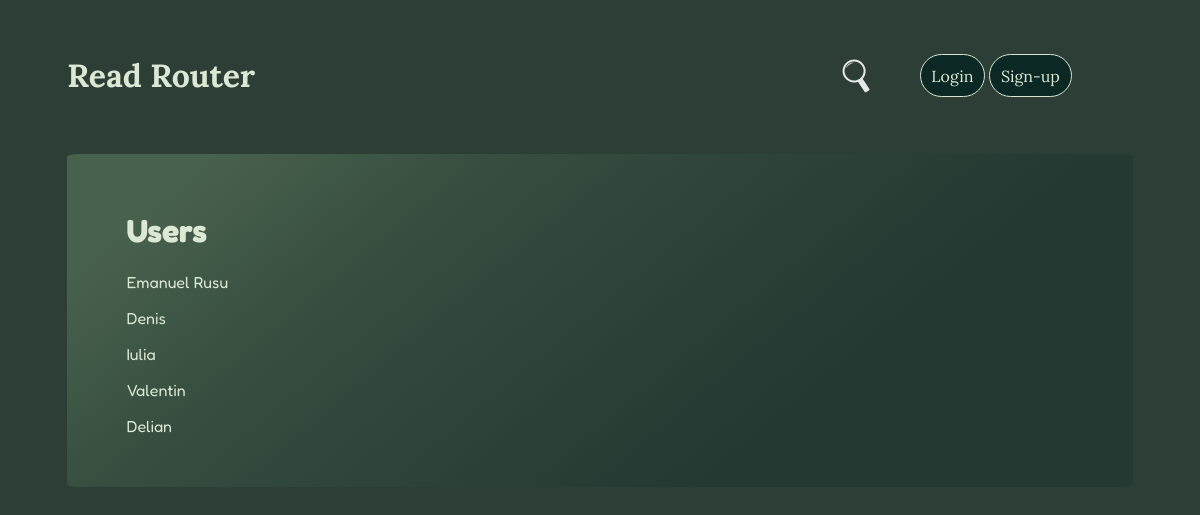
/users, run on an earlier commit of the app's database.
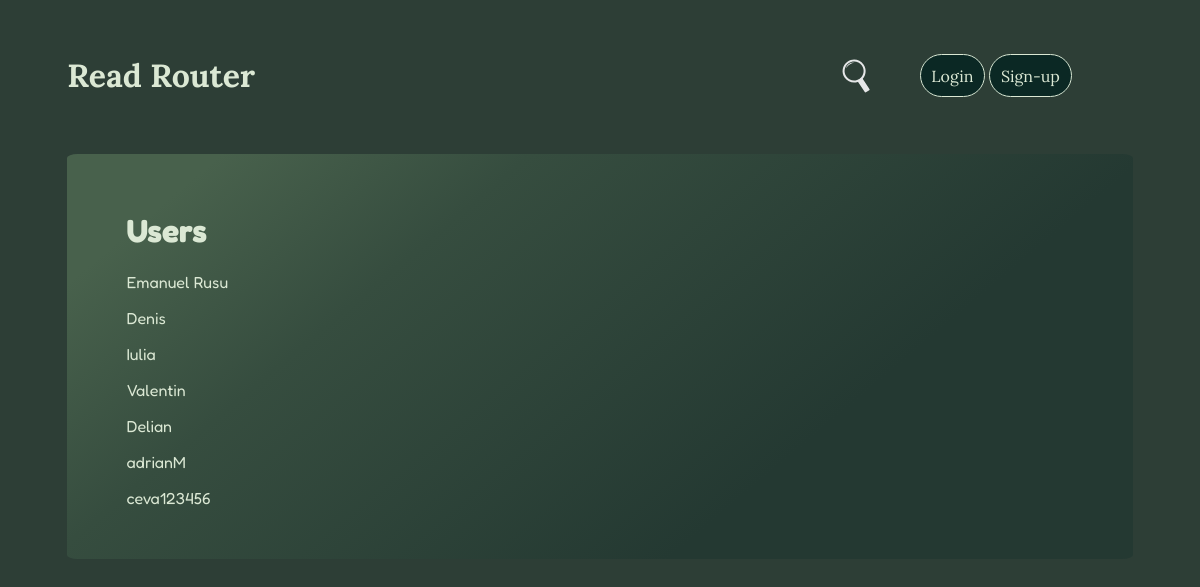
And on a later commit of the database.
### myapp/core/models/user.py (models this page shows, shortened)
class User(UserMixin, db.Model):
    __tablename__ = 'user'
    id = db.Column(db.Integer, primary_key=True)
    name = db.Column(db.String(50), nullable=True)
    email = db.Column(db.String(260), nullable=True, unique=True)
    psw = db.Column(db.String(50), nullable=True)
    place = db.Column(db.String(32), nullable=True)
    user_photo = db.Column(db.String(50), default='default.png')
    books = db.relationship('Book', backref='user', uselist=True)

### myapp/core/routes/main.py (the view)
@main.route('/users', methods=['GET'])
def index_users():
    template = f'{template_folder}/users.html'
    return render_template(template, user_res=User.query.all())

### myapp/templates/pages/main/users.html
{% extends "base.html" %}
{% block content %}
    <div class="sections">
        <div class="user-card">
            <h1>Users</h1>
            {% for user in user_res %}
            <p> <a href='/user/{{ user.id }}'>{{ user.name }}</a> </p>
            {% endfor %}
        </div>
    </div>
{% endblock %}

### myapp/templates/base.html (shortened to what this page needs)
<!DOCTYPE html>
<html lang="en">
<head>
    {% include 'base_part/css.html' %}
</head>
<body class="font-color">
<header>{% include 'base_part/header.html' %}</header>
<div id="main">
    {% block content %}{% endblock %}
</div>
<footer>{% include 'base_part/footer.html' %}</footer>
</body>
</html>

### myapp/templates/base_part/css.html (shortened to what this page needs)
<link rel="stylesheet" href="{{url_for('static',filename='css/main.css')}}">
<link rel="stylesheet" href="{{url_for('static',filename='css/user-page.css')}}">
<link rel="stylesheet" href="{{url_for('static',filename='css/user-settings.css')}}">
<link rel="stylesheet" href="{{url_for('static',filename='css/book.css')}}">
<link rel="stylesheet" href="{{url_for('static',filename='css/style.css')}}">
<link rel="stylesheet" href="{{url_for('static',filename='css/style-min.css')}}">

### myapp/templates/base_part/header.html
<a href="/" id="title-logo" class="font-color"><h1>Read Router</h1></a>
<div id="nav-menu" class="font-color">
    <a href="/search" id="nav-menu-a"><img src="{{url_for('static',filename='img/svg/loupe.svg')}}"></a>
    <div id="nav-auth">
        {% if current_user.is_authenticated %}
        <div id="dropdown">
            <button class="font-color main-color btn" id="dropdown-btn">Menu</button>
            <ul class="dropdown-menu second-color">
                <li><a class="dropdown-item font-color" href="/user/{{ current_user.id }}">My lib</a></li>
                <li><a class="dropdown-item font-color" href="/user/user_settings/{{ current_user.id }}">Settings</a></li>
                <li><a class="dropdown-item font-color" href="/logout" id="logout_btn">Logout</a></li>
               <li><a class="dropdown-item font-color" href="{{ url_for('main.map_view') }}">Map</a></li>
            </ul>
        </div>
        {% else %}
        <div id="login-div">
            <a href="/login" class="btn main-color ">Login</a>
            <a href="/registration" class="btn main-color">Sign-up</a>
        </div>
        {% endif %}
    </div>
</div>

### myapp/static/css/main.css (style rules this page uses)
#main { padding: 3% 5%; margin: 1% 5%; border-radius: 1%; font-family: 'Fredoka', sans-serif; }

### myapp/static/css/style.css (style rules this page uses)
body { background-color: #2d3e36; }
#main { background: linear-gradient(140deg, rgba(72,97,76,1) 10%, rgba(54,77,63,1) 30%, rgba(36,57,50,1) 70%); }
.font-color { color: #dbe8d4; }
.main-color { background-color: #0b2824; }
a { color: #dbe8d4; text-decoration: none; }
.btn { border: 1px solid; padding: 5%; font-family: 'Lora', serif; }
header { font-family: 'Lora', serif; padding: 2% 5%; display: flex; justify-content: space-between; align-items: center; }
#nav-menu { width: 50%; display: flex; align-items: center; justify-content: flex-end; }
#nav-menu-a { width: 20%; margin-right: 2%; display: flex; justify-content: center; }
#nav-menu img { width: 70%; }
#nav-auth { width: 40% }
#login-div { width: 100%; }
#login-div a { border-radius: 25px; }
footer { padding: 2% 5%; display: flex; flex-direction: column; align-items: center; }

What changed in the data, as far as the page shows it:
added User: name "adrianM"
added User: name "ceva123456"
